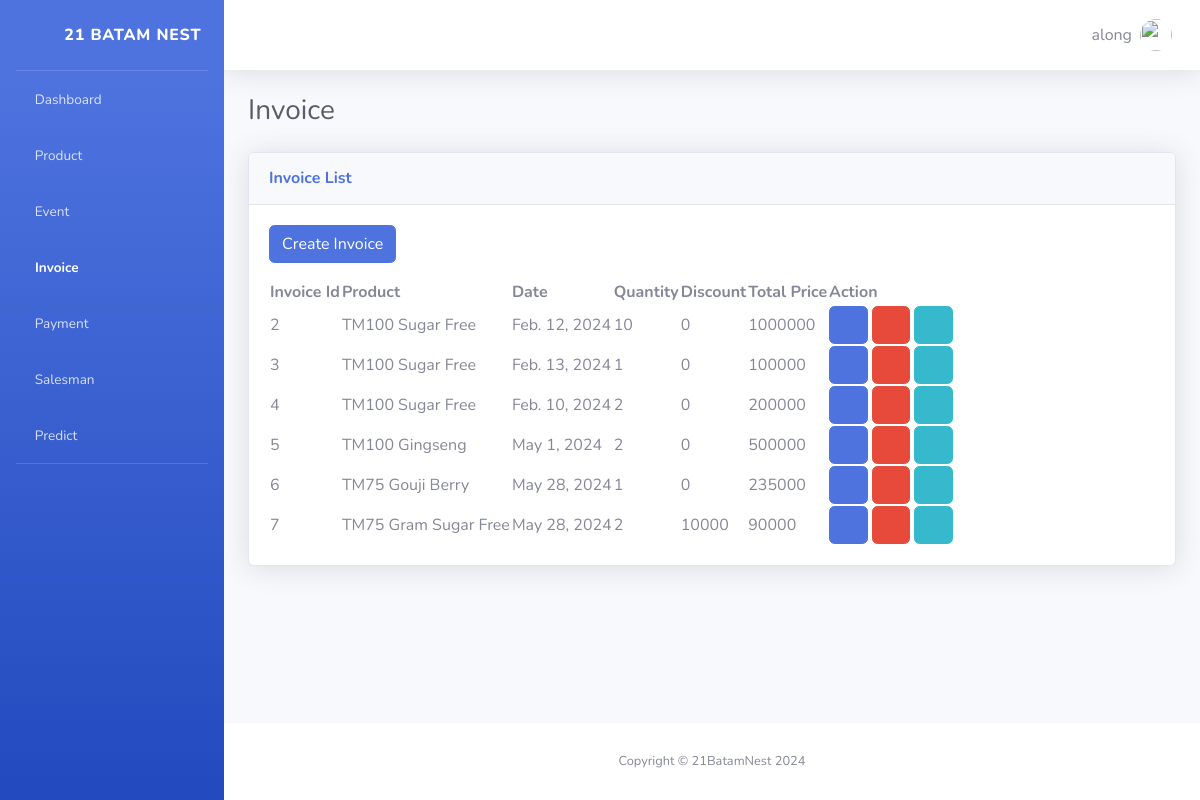
/invoice/ (signed in), run on an earlier commit of the app's database.
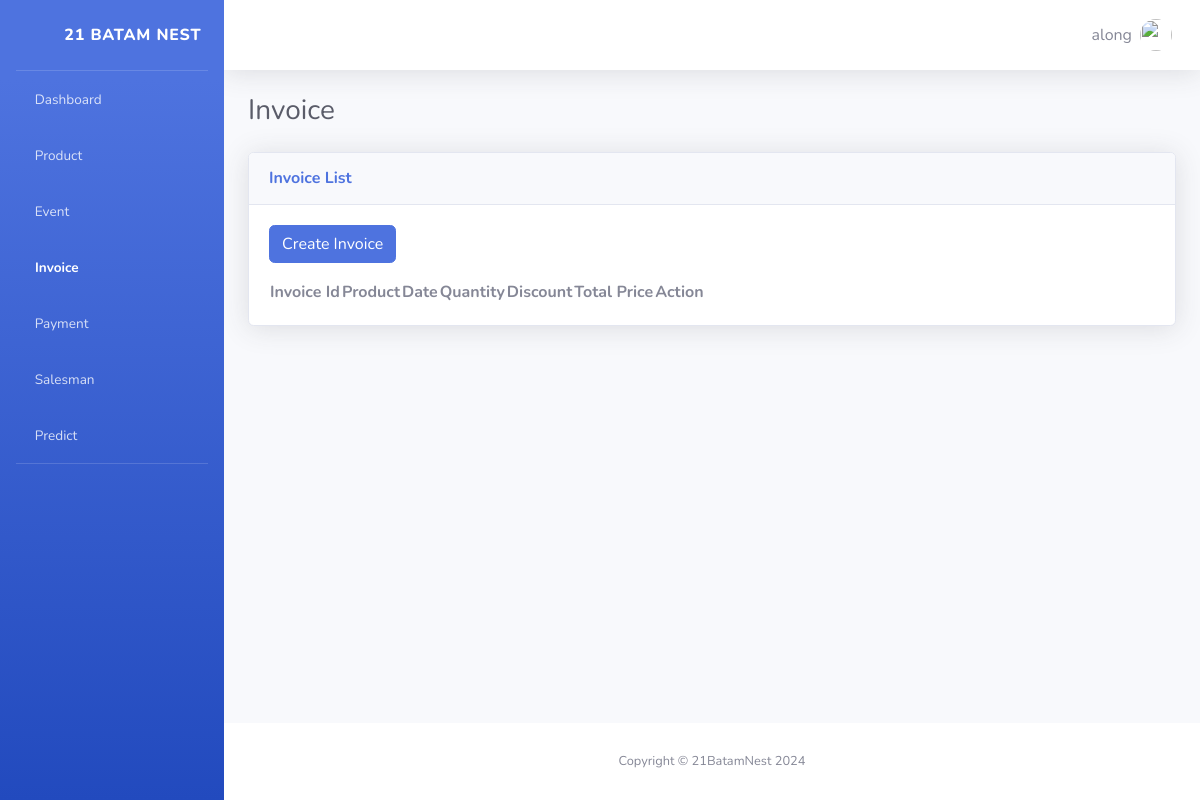
And on a later commit of the database.
### apps/models.py (models this page shows)
class Invoice(models.Model):
    product = models.ForeignKey(Product, on_delete=models.CASCADE)
    event = models.ForeignKey(Event, on_delete=models.CASCADE)
    quantity = models.IntegerField()
    total_price = models.IntegerField()
    date = models.DateField(auto_now=True,)
    discount = models.IntegerField()
    payment_method = models.CharField(max_length=100)
    customer = models.CharField(max_length=100)
    sales = models.CharField(max_length=100)

class Product(models.Model):
    product_name = models.CharField(max_length=100)
    description = models.TextField(max_length=300, null=True)
    price = models.IntegerField()

### apps/views.py (the view)
# urls.py: path('invoice/', views.invoice, name='invoice'),
def invoice(request: HttpRequest) -> HttpResponse:
    invoice = Invoice.objects.all()
    listinvoice = []
    for i in invoice:
        invoices = {
            'id': i.id,
            'product': i.product.product_name,
            'event': i.event.event_name,
            'quantity': i.quantity,
            'total_price': i.total_price,
            'date': i.date,
            'discount': i.discount,
            'payment_method': i.payment_method,
            'customer': i.customer,
            'sales': i.sales,
        }
        listinvoice.append(invoices)
    auth = auth_check(request)
    if auth is not None:
        return auth
    return render(request, "apps/invoice.html", {'invoice': listinvoice,})

### apps/views.py (called while the page is built)
def auth_check(request):
    if not request.user.is_authenticated:
        return redirect("login")
    return None

### apps/templates/apps/invoice.html (shortened to what this page needs)
<!DOCTYPE html>
<html lang="en">
  {% load static %} {% include "apps/partials/header.html" %}
  <body id="page-top">
    <div id="wrapper">
      {% include "apps/partials/sidebar.html" %}
      <div id="content-wrapper" class="d-flex flex-column">
        <div id="content">
          {% include 'apps/partials/navbar.html' %}
          <div class="container-fluid">
            <div
              class="d-sm-flex align-items-center justify-content-between mb-4"
            >
              <h1 class="h3 mb-0 text-gray-800">Invoice</h1>
            </div>
            <div class="row">
              <div class="col-lg mb-4">
                <div class="card shadow mb-4">
                  <div class="card-header py-3">
                    <h6 class="m-0 font-weight-bold text-primary">
                      Invoice List
                    </h6>
                  </div>
                  <div class="card-body">
                    <a href="/invoice/addinvoice" class="btn btn-primary mb-3">
                      Create Invoice
                    </a>
                    <div class="text">
                      <table class="" id="datatablesSimple">
                        <thead>
                          <tr>
                            <th>Invoice Id</th>
                            <th>Product</th>
                            <th>Date</th>
                            <th>Quantity</th>
                            <th>Discount</th>
                            <th>Total Price</th>
                            <th>Action</th>
                          </tr>
                        </thead>
                        <tdata>
                          {% for i in invoice %}
                          <tr>
                            <td>{{ i.id }}</td>
                            <td>{{ i.product }}</td>
                            <td>{{ i.date }}</td>
                            <td>{{ i.quantity }}</td>
                            <td>{{ i.discount }}</td>
                            <td>{{ i.total_price }}</td>
                            <td>
                              <a
                                href="/apps/invoice/updateinvoice/{{ i.id }}"
                                class="btn btn-primary"
                              >
                                <i class="fas fa-edit"></i>
                              </a>
                              <a
                                href="{% url 'delete_invoice' i.id %}"
                                class="btn btn-danger"
                                onclick="return confirmation();"
                              >
                                <i class="fas fa-eraser"></i>
                              </a>
                              <a
                                href="{% url 'view_invoice' i.id %}"
                                class="btn btn-info"
                              >
                                <i class="far fa-file-alt"></i>
                              </a>
                            </td>
                          </tr>
                          {% endfor %}
                        </tdata>
                      </table>
                    </div>
                  </div>
                </div>
              </div>
            </div>
          </div>
        </div>
        {% include "apps/partials/footer.html" %}
      </div>
    </div>
  </body>
</html>

### apps/templates/apps/partials/header.html (shortened to what this page needs)
{% load static %}
<head>
  <link
    href="{% static 'apps/vendor/fontawesome-free/css/all.min.css' %}"
    rel="stylesheet"
    type="text/css"
  />
  <link
    href="{% static 'apps/css/sb-admin-2.min.css' %}"
    rel="stylesheet"
    type="text/css"
  />
  <link
    href="{% static 'apps/css/sb-admin-2.css' %}"
    rel="stylesheet"
    type="text/css"
  />
  <link
    href="https://cdn.jsdelivr.net/npm/simple-datatables@7.1.2/dist/style.min.css"
    rel="stylesheet"
  />
</head>

### apps/templates/apps/partials/sidebar.html (shortened to what this page needs)
<ul
  class="navbar-nav bg-gradient-primary sidebar sidebar-dark accordion"
  id="accordionSidebar"
>
  <a
    class="sidebar-brand d-flex align-items-center justify-content-center"
    href="/dashboard"
  >
    <div class="sidebar-brand-icon rotate-n-10">
      <i class="fas fa-bold"></i>
    </div>
    <div class="sidebar-brand-text ml-3">21 Batam Nest</div>
  </a>
  <hr class="sidebar-divider my-0" />
  {% if request.active_path == 'dashboard'%}
  <li class="nav-item active">
    <a class="nav-link" href="/dashboard">
      <i class="fas fa-chart-bar"></i>
      <span>Dashboard</span></a
    >
  </li>
  {% else %}
  <li class="nav-item">
    <a class="nav-link" href="/dashboard">
      <i class="fas fa-chart-bar"></i>
      <span>Dashboard</span></a
    >
  </li>
  {% endif %}
  {% if request.active_path == 'product'%}
  <li class="nav-item active">
    <a class="nav-link" href="/product">
      <i class="fas fa-box"></i>
      <span>Product</span></a
    >
  </li>
  {% else %}
  <li class="nav-item">
    <a class="nav-link" href="/product">
      <i class="fas fa-box"></i>
      <span>Product</span></a
    >
  </li>
  {% endif %}
  {% if request.active_path == 'event'%}
  <li class="nav-item active">
    <a class="nav-link" href="/event">
      <i class="far fa-calendar-alt"></i>
      <span>Event</span></a
    >
  </li>
  {% else %}
  <li class="nav-item">
    <a class="nav-link" href="/event">
      <i class="far fa-calendar-alt"></i>
      <span>Event</span></a
    >
  </li>
  {% endif %}
  {% if request.active_path == 'invoice'%}
  <li class="nav-item active">
    <a class="nav-link" href="/invoice">
      <i class="fas fa-cart-plus"></i>
      <span>Invoice</span></a
    >
  </li>
  {% endif %}
  {% if request.active_path == 'payment'%}
  <li class="nav-item active">
    <a class="nav-link" href="/payment">
      <i class="fab fa-cc-visa"></i>
      <span>Payment</span></a
    >
  </li>
  {% else %}
  <li class="nav-item">
    <a class="nav-link" href="/payment">
      <i class="fab fa-cc-visa"></i>
      <span>Payment</span></a
    >
  </li>
  {% endif %}
  {% if request.active_path == 'salesman'%}
  <li class="nav-item active">
    <a class="nav-link" href="/salesman">
      <i class="fas fa-address-card"></i>
      <span>Salesman</span></a
    >
  </li>
  {% else %}
  <li class="nav-item">
    <a class="nav-link" href="/salesman">
      <i class="fas fa-address-card"></i>
      <span>Salesman</span></a
    >
  </li>
  {% endif %}
  {% if request.active_path == 'prediction'%}
  <li class="nav-item active">
    <a class="nav-link" href="/prediction">
      <i class="fa fa-random"></i>
      <span>Predict</span></a
    >
  </li>
  {% else %}
  <li class="nav-item">
    <a class="nav-link" href="/prediction">
      <i class="fa fa-random"></i>
      <span>Predict</span></a
    >
  </li>
  {% endif %}
  <hr class="sidebar-divider d-none d-md-block" />
</ul>

### apps/templates/apps/partials/navbar.html (shortened to what this page needs)
{% load static %}
<nav
  class="navbar navbar-expand navbar-light bg-white topbar mb-4 static-top shadow"
>
  <ul class="navbar-nav ml-auto">
    <li class="nav-item dropdown no-arrow">
      <a
        class="nav-link dropdown-toggle"
        href="#"
        id="userDropdown"
        role="button"
        data-toggle="dropdown"
        aria-haspopup="true"
        aria-expanded="false"
      >
        <span class="mr-2 d-none d-lg-inline text-gray-600 medium">
          {{ user.username }}
        </span>
        <img
          class="img-profile rounded-circle"
          src="{% static 'apps/img/undraw_profile.svg'%}"
        />
      </a>
    </li>
  </ul>
</nav>

### apps/templates/apps/partials/footer.html
<footer class="sticky-footer bg-white">
  <div class="container my-auto">
    <div class="copyright text-center my-auto">
      <span>Copyright &copy; 21BatamNest 2024</span>
    </div>
  </div>
</footer>

### apps/templates/apps/partials/script.html (shortened to what this page needs)
{% load static %}

What changed in the data, as far as the page shows it:
removed Invoice: id "2", product "TM100 Sugar Free", date "Feb. 12, 2024", quantity "10", discount "0", total_price "1000000"
removed Invoice: id "3", product "TM100 Sugar Free", date "Feb. 13, 2024", quantity "1", discount "0", total_price "100000"
removed Invoice: id "4", product "TM100 Sugar Free", date "Feb. 10, 2024", quantity "2", discount "0", total_price "200000"
removed Invoice: id "5", product "TM100 Gingseng", date "May 1, 2024", quantity "2", discount "0", total_price "500000"
removed Invoice: id "6", product "TM75 Gouji Berry", date "May 28, 2024", quantity "1", discount "0", total_price "235000"
removed Invoice: id "7", product "TM75 Gram Sugar Free", date "May 28, 2024", quantity "2", discount "10000", total_price "90000"
